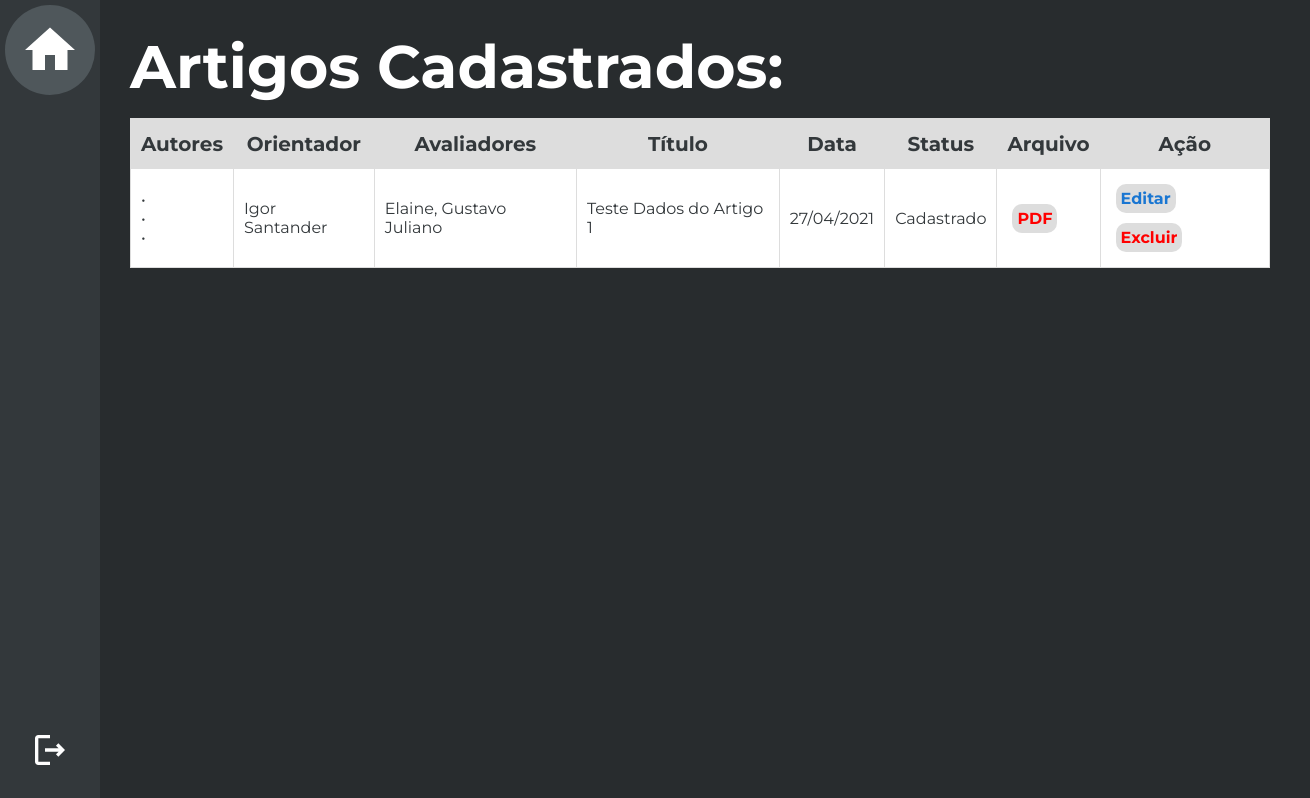
Page /Edição de artigo/artigosCadastrados.php?id=18 (signed in) on the earlier database version.
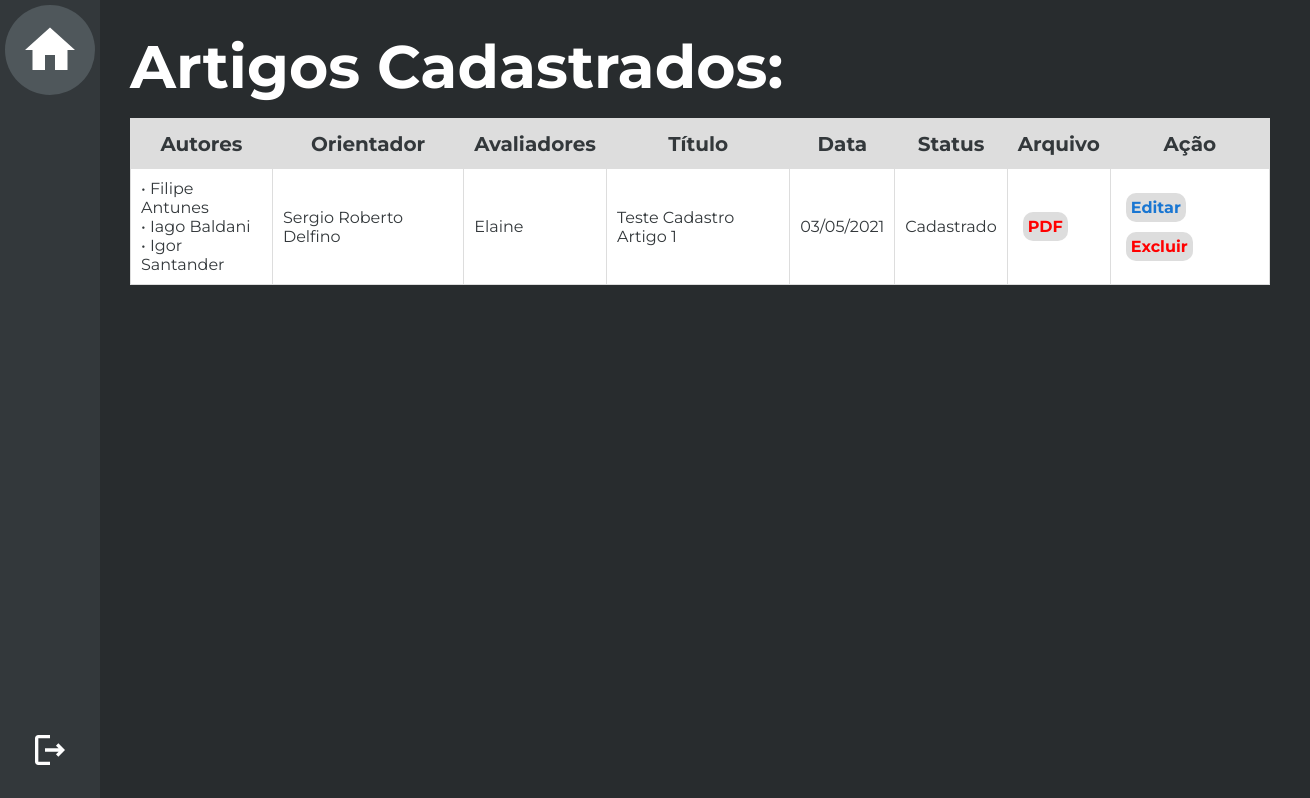
Same page on the later database version.
### tables this page shows
CREATE TABLE `artigos` (
  `cod_artigos` smallint(4) NOT NULL,
  `autores` varchar(50) NOT NULL,
  `orientador` varchar(50) NOT NULL,
  `avaliadores` varchar(50) NOT NULL DEFAULT '',
  `statusartigo` int(11) NOT NULL DEFAULT 0,
  `titulo` varchar(50) NOT NULL,
  `curso` int(11) NOT NULL DEFAULT 0,
  `diretorio_artigo` varchar(80) NOT NULL,
  `datacadastro` date DEFAULT NULL
);

### Edição de artigo/artigosCadastrados.php (the view, shortened to what this page needs)
<?php
    include("../conexao.php");
    $id_usuario = intval($_GET['id']);
    $sql_code = "SELECT * FROM artigos";
    $sql_query = $mysqli->query($sql_code) or die($mysqli->error);
    $linha = $sql_query->fetch_assoc();
?>
<html>
    <head>
        <link rel="stylesheet" type="text/css" href="styleTabelaArtigos.css"/>
    </head>
    <body>
        <aside>
            <div class="menu">
                <div class="menu-box home" id="home"><a href="javascript:history.back()">
                    <div class="home-img"> <img src="../Imagens/home-white-18dp.svg" height="60px"/> </div>
                </a></div>
                <div class="menu-box" id="logout"><a href="../logout.php">
                    <img src="../Imagens/logout-white-18dp.svg" height="40px"/>
                </a></div>
            </div>
        </aside>
        <main>
            <div class="principal">
                <div class="filler"></div>
                <div class="container">
                    <h1>Artigos Cadastrados:</h1>
                    <table cellpadding=10>
                        <tr class=titulo>
                            <td>Autores</td>
                            <td>Orientador</td>
                            <td>Avaliadores</td>
                            <td>Título</td>
                            <td>Data</td>
                            <td>Status</td>
                            <td>Arquivo</td>
                            <td>Ação</td>
                        </tr>
                        <?php
                            do{
                                $exart = explode(', ', $linha['autores']);
                                $cont = count($exart);
                                for($i=0;$i<$cont;$i++){
                                    $sql_code = "SELECT nome FROM usuario WHERE matricula = '$exart[$i]'";
                                    $sql_query = $mysqli->query($sql_code) or die($mysqli->error);
                                    $nomeautor = $sql_query->fetch_assoc();
                                    $vetorautor[$i] = $nomeautor['nome'];
                                }
                        ?>
                        <tr>
                            <td><?php foreach($vetorautor as $item){echo "• $item </br>"; } ?></td>
                            <td><?php echo $linha['orientador']; ?></td>
                            <td><?php echo $linha['avaliadores']; ?></td>
                            <td><?php echo $linha['titulo']; ?></td>
                            <td>
                                <?php
                                    $data = explode("-", $linha['datacadastro']);
                                    echo "$data[2]/$data[1]/$data[0]";
                                ?>
                            </td>
                            <td><?php
                                     if($linha['statusartigo']==1){
                                         echo "Cadastrado";
                                     }
                                ?></td>
                            <td>  <a href="../Artigos/Upload/<?php echo $linha['diretorio_artigo']?>">PDF</a> </td>
                            <td>
                                <a href="edicaoArtigo.php?artigo=<?php echo $linha['cod_artigos']; ?>&id=<?php echo $id_usuario; ?>">Editar</a>
                                <a href="../Confirmações/confirmExcluirArtigo.php?artigo=<?php echo $linha['cod_artigos']; ?>&id=<?php echo $id_usuario;?>">Excluir</a>
                            </td>
                        </tr>
                        <?php } while($linha = $sql_query->fetch_assoc()); ?>
                    </table>
            </div>
        </main>
    </body>
</html>

### Edição de artigo/styleTabelaArtigos.css (style rules this page uses)
* { font-family: 'Montserrat', sans-serif; box-sizing:border-box; margin: 0; padding: 0; color:white; text-decoration: none; }
main { display: flex }
.menu { position: fixed; display: flex; flex-direction: column; align-items: center; justify-content: space-between; width: 100px; height: 100%; background-color: #33383B; }
.menu-box { font-weight: bold; display: flex; justify-content: center; align-items: center; width: 100%; height: 100px; padding: 30px; cursor: pointer; transition: all linear 0.3s; }
.home-img { display: flex; align-items: center; justify-content: center; background-color: #4F575B; height: 90px; width: 90px; border-radius: 45px; cursor: pointer; }
.principal { height: 100%; flex: 1; display: flex; background-color: #282C2E; }
.filler { width: 100px; height: 100vh; }
.container { display: flex; flex-direction: column; padding:30px; height:100%; width: 1200px; }
.container h1 { font-size: 60px; margin-bottom: 15px; }
table { background-color: #FFF; width: 100%; border-collapse: collapse; border-top-left-radius: 20px; border-top-right-radius: 20px; }
table tr { height: 50px; }
table td { color: #33383B; padding: 10px; border: 1px solid #ddd; }
td a { margin:5px; display: inline-block; color: #1976D2; font-weight: bold; background-color: #ddd; padding: 5px; border-radius: 10px; transition: all linear 0.3s; }
td a:nth-last-child(1) { color: #ff0000; }
.titulo td { font-weight: bold; font-size: 20px; background-color: #ddd; text-align: center; }

Differences in the rows shown:
removed artigos: orientador "Igor Santander", avaliadores "Elaine, Gustavo Juliano", titulo "Teste Dados do Artigo 1", datacadastro "27", datacadastro "04", datacadastro "2021", shows "Cadastrado"
added artigos: item "Filipe Antunes", item "Iago Baldani", item "Igor Santander", orientador "Sergio Roberto Delfino", avaliadores "Elaine", titulo "Teste Cadastro Artigo 1", datacadastro "03", datacadastro "05", datacadastro "2021", shows "Cadastrado"
